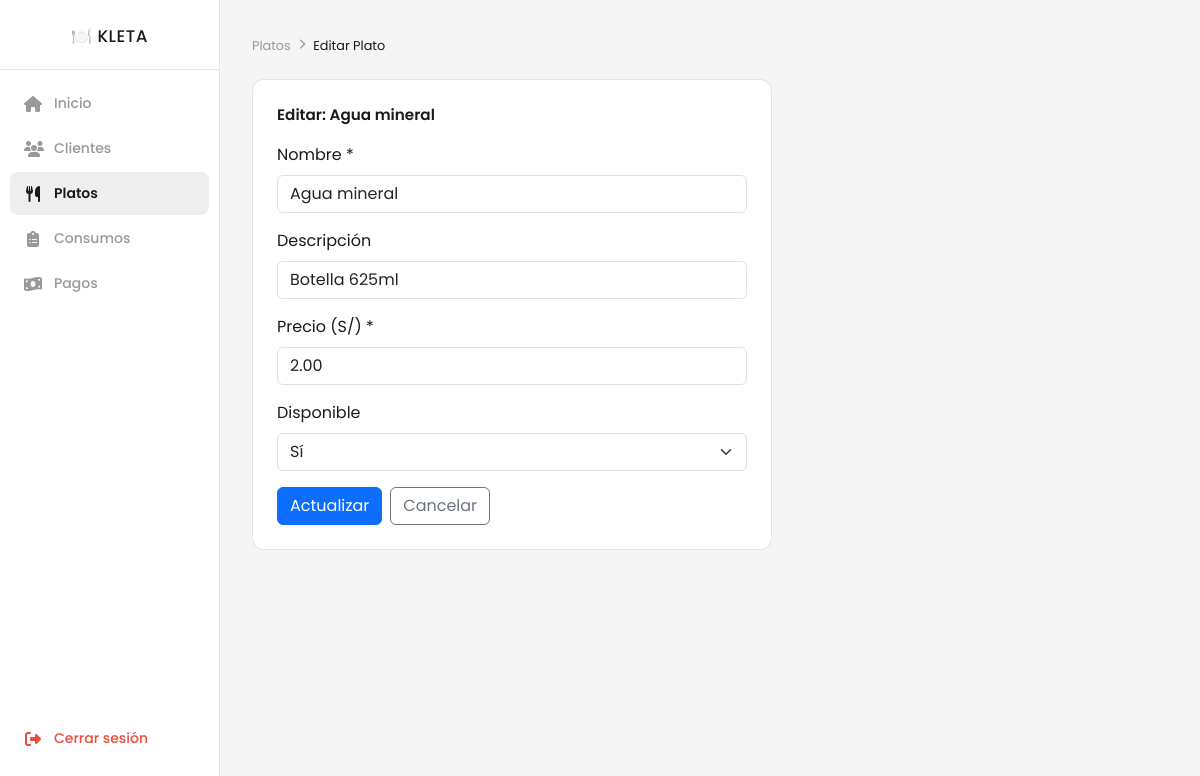
Page /platos/editar/5 (signed in) on the committed database.
### tables this page shows
CREATE TABLE platos (
    id          INT AUTO_INCREMENT PRIMARY KEY,
    nombre      VARCHAR(100) NOT NULL,
    descripcion VARCHAR(200),
    precio      DECIMAL(8, 2) NOT NULL,
    disponible  TINYINT(1) NOT NULL DEFAULT 1   
);

### app/core/Controller.php (called while the page is built, shortened)
<?php
class Controller {
    protected function view(string $vista, array $datos = []): void {
        extract($datos);
        require_once __DIR__ . '/../views/' . $vista . '.php';
    }
}

### app/controllers/PlatosController.php (called while the page is built, shortened)
<?php
require_once __DIR__ . '/../core/Controller.php';
require_once __DIR__ . '/../models/Plato.php';
class PlatosController extends Controller {
    public function editar(string $id = ''): void {
        $error  = null;
        $modelo = new Plato();
        $plato  = $modelo->obtenerPorId((int)$id);
        $this->view('platos/editar', [
            'usuario' => $_SESSION['usuario'],
            'plato'   => $plato,
            'error'   => $error,
        ]);
    }
}

### app/core/Router.php (called while the page is built, shortened)
<?php
class Router {
    public function run(): void {
        $url = $_GET['url'] ?? '';
        $url = filter_var(trim($url, '/'), FILTER_SANITIZE_URL);
        $partes = explode('/', $url);
        $metodo = !empty($partes[1]) ? $partes[1] : 'index';
        $params  = array_slice($partes, 2);
        $controller = new $nombreController();
        $controller->$metodo(...$params);
    }
}

### app/core/App.php (called while the page is built, shortened)
<?php
require_once __DIR__ . '/Router.php';
class App {
    public function run(): void {
        $router = new Router();
        $router->run();
    }
}

### app/index.php (called while the page is built, shortened)
<?php
require_once __DIR__ . '/core/App.php';
(new App())->run();

### app/core/Database.php (called while the page is built)
<?php
class Database {
    private static ?PDO $connection = null;
    public static function getConnection(): PDO {
        if (self::$connection === null) {
            $dns = "mysql:host=" . DB_HOST . ";port=" . DB_PORT . ";dbname=" . DB_NAME . ";charset=utf8mb4";
            self::$connection = new PDO($dns, DB_USER, DB_PASS, [
                PDO::ATTR_ERRMODE            => PDO::ERRMODE_EXCEPTION,
                PDO::ATTR_DEFAULT_FETCH_MODE => PDO::FETCH_ASSOC,
            ]);
        }
        return self::$connection;
    }
}

### app/models/Plato.php (called while the page is built, shortened)
<?php
require_once __DIR__ . '/../core/Database.php';
class Plato {
    private PDO $db;
    public function __construct() {
        $this->db = Database::getConnection();
    }
    public function obtenerPorId(int $id): array|false {
        $stmt = $this->db->prepare("SELECT * FROM platos WHERE id = ?");
        $stmt->execute([$id]);
        return $stmt->fetch();
    }
}

### app/views/platos/editar.php (the view, shortened to what this page needs)
<!DOCTYPE html>
<html lang="es">
<head>
    <link rel="stylesheet" href="https://cdnjs.cloudflare.com/ajax/libs/font-awesome/6.7.2/css/all.min.css">
    <link rel="stylesheet" href="https://cdn.jsdelivr.net/npm/bootstrap@5.3.8/dist/css/bootstrap.min.css">
    <link rel="stylesheet" href="<?php echo BASE_URL; ?>/public/css/dashboard.css">
</head>
<body>
<?php include __DIR__ . '/../layouts/sidebar.php'; ?>
<main>
    <nav class="breadcrumb">
        <span>Platos</span>
        <i class="fa-solid fa-chevron-right"></i>
        <span id="breadcrumb-page">Editar Plato</span>
    </nav>
    <div class="main-content" style="max-width:520px">
        <p>Editar: <?php echo htmlspecialchars($plato['nombre']); ?></p>
        <form action="" method="POST">
            <div class="mb-3">
                <label class="form-label">Nombre *</label>
                <input type="text" name="nombre" class="form-control"
                       value="<?php echo htmlspecialchars($plato['nombre']); ?>" required>
            </div>
            <div class="mb-3">
                <label class="form-label">Descripción</label>
                <input type="text" name="descripcion" class="form-control"
                       value="<?php echo htmlspecialchars($plato['descripcion'] ?? ''); ?>">
            </div>
            <div class="mb-3">
                <label class="form-label">Precio (S/) *</label>
                <input type="number" name="precio" step="0.01" min="0.01" class="form-control"
                       value="<?php echo $plato['precio']; ?>" required>
            </div>
            <div class="mb-3">
                <label class="form-label">Disponible</label>
                <select name="disponible" class="form-select">
                    <option value="1" <?php echo $plato['disponible'] ? 'selected' : ''; ?>>Sí</option>
                </select>
            </div>
            <div class="d-flex gap-2">
                <button type="submit" class="btn btn-primary">Actualizar</button>
                <a href="<?php echo BASE_URL; ?>/platos" class="btn btn-outline-secondary">Cancelar</a>
            </div>
        </form>
    </div>
</main>
</body>
</html>

### public/css/dashboard.css (style rules this page uses)
* { margin: 0; padding: 0; box-sizing: border-box; }
:root { --bg: #f5f5f5; --text: #1a1a1a; --sidebar-w: 220px; --sidebar-bg: #ffffff; --sidebar-line: rgba(0, 0, 0, 0.1); --muted: #999; --accent: #4f46e5; --topbar-h: 56px; --danger: #e74c3c; }
body { font-family: 'Poppins', sans-serif; background-color: var(--bg); color: var(--text); }
main { margin-top: var(--topbar-h); padding: 28px 24px; min-height: 100vh; }
.breadcrumb { display: flex; align-items: center; gap: 8px; font-size: 0.8rem; color: var(--muted); margin-bottom: 24px; }
.breadcrumb i { font-size: 0.65rem; }
.main-content { background: #fff; border-radius: 12px; padding: 24px; border: 1px solid var(--sidebar-line); }
.main-content p { font-weight: 600; font-size: 0.95rem; margin-bottom: 16px; }
#breadcrumb-page { color: var(--text); }
@media (min-width: 768px) { main { margin-top: 0; margin-left: var(--sidebar-w); padding: 36px 32px; } }

### rows in the picture
platos: nombre "Agua mineral", descripcion "Botella 625ml", precio "2.00", disponible "Sí"
